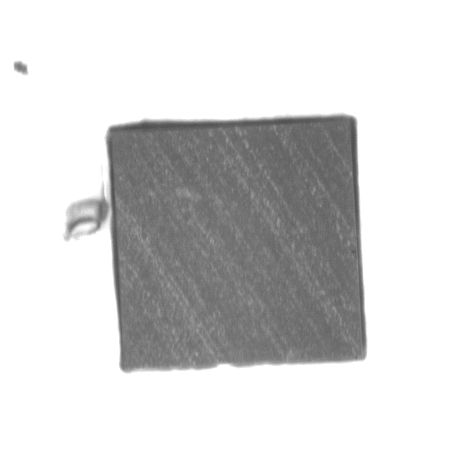
//> input picture R220307 Image Processing Basic/R220307 Image Processing Basic/Images/1.jpg, 450 x 450 px
$ ./R220307_Image_Processing_Basic   (built with g++ and OpenCV 4)
//> lines starting //> are read from the running program, lines starting //| are printed output that depends on the picture; after the words box and inside, x2 and y2 are one past the last pixel; in counts of white or black regions, pixels touching at a corner belong together
// R220307 Image Processing Basic.cpp
// This file contains the 'main' function. Program execution begins and ends there.

#include "opencv2/core.hpp"
#include <opencv2/imgproc.hpp>
#include <opencv2/imgcodecs.hpp>
#include <opencv2/highgui.hpp>
#include <vector>
#include <iostream>

using namespace std;
using namespace cv;


double getAngle(Point pt1, Point pt2, Point pt0)
{
    double dy2 = (double)pt2.y - (double)pt0.y;
    double dx1 = (double)pt1.x - (double)pt0.x;
    double dy1 = (double)pt1.y - (double)pt0.y;
    double dx2 = (double)pt2.x - (double)pt0.x;
    return (dx1 * dx2 + dy1 * dy2) / sqrt((dx1 * dx1 + dy1 * dy1) * (dx2 * dx2 + dy2 * dy2) + 1e-10);
}

bool isVertical(Point a, Point b) {
    if (a.x == b.x)
        return true;

    double lineGradient = (a.y - b.y) / (a.x - b.x);
    if (fabs(lineGradient) > 1)
        return true;
    else
        return false;
}

void getCenterOfSquare(vector<Point> squarePoints, Point &centerOfSquare) {
    Point p1 = squarePoints[0];
    Point p2 = squarePoints[1];
    Point p3 = squarePoints[2];
    Point p4 = squarePoints[3];
    centerOfSquare.x = (p1.x + p2.x + p3.x + p4.x) / 4;
    centerOfSquare.y = (p1.y + p2.y + p3.y + p4.y) / 4;
}

void getAvgWidthHeight(vector<Point> squarePoints, double &lineWidthAvg, double &lineHeightAvg) {
    double totalLineHeight = 0;
    double totalLineWidth = 0;

    for (int i = 0; i < 4; i++) {

        Point p1 = squarePoints[i];
        Point p2 = squarePoints[(i + 1) % 4];

        if (isVertical(p1, p2))
            totalLineHeight += fabs(sqrt(pow(p2.x - p1.x, 2) + pow(p2.y - p1.y, 2)));
        else
            totalLineWidth += fabs(sqrt(pow(p2.x - p1.x, 2) + pow(p2.y - p1.y, 2)));
    }
    lineWidthAvg = totalLineWidth / 2;
    lineHeightAvg = totalLineHeight / 2;
}

int main()
{
    //string path = "Images/1.jpg";
    //string paths[] = {"Images/1.jpg"};

    string paths[] = { "Images/1.jpg", "Images/2.jpg", "Images/3.jpg","Images/4.jpg", "Images/5.jpg" };

    for (string path : paths)
    {
        //const int THRESHOLD = 135;

        Mat img = imread(path);
//> img is the input picture: 450 rows x 450 cols, CV_8UC3; min 77, max 255, mean 212.6

        // Preprocess images
        Mat imgGray, imgThresh;

        cvtColor(img, imgGray, COLOR_BGR2GRAY);
        threshold(imgGray, imgThresh, 0, 255, THRESH_OTSU);
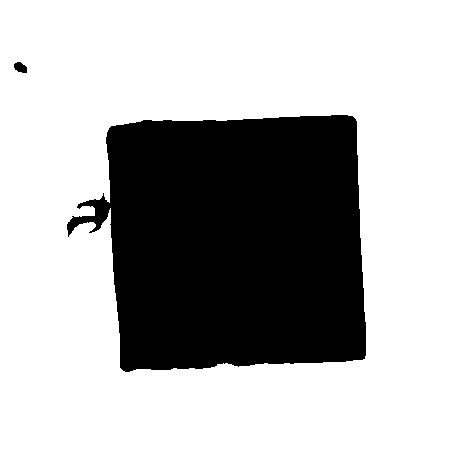
//> imgThresh: 450 rows x 450 cols, CV_8UC1; 69.4% white; 2 black regions

        // [14 lines of commented-out code are left out]
        vector<vector<Point>> contours;
        vector<Vec4i> hierarchy;
        findContours(imgThresh, contours, hierarchy, RETR_LIST, CHAIN_APPROX_SIMPLE);
//> contours = 3 contours; box (x1, y1, x2, y2) and area: (0, 0, 450, 450) 201601, (66, 114, 367, 373) 62417, (13, 61, 28, 74) 122

        vector<Point> approx;
        vector<vector<Point>> squares;
        //cout << contours.size();

        for (size_t i = 0; i < contours.size(); i++)
        {
            // Approximate polygon
            approxPolyDP(contours[i], approx, arcLength(contours[i], true) * 0.05, true);

            // Find Square: 4 vertices & large area
            if (approx.size() == 4 && fabs(contourArea(approx)) > 1000)
            {
                double maxCos = 0;
                for (int j = 2; j < 5; j++)
                {
                    // find the maximum cosine of the getAngle between joint edges
                    double cos = (double)fabs(getAngle(approx[j % 4], approx[j - 2], approx[j - 1]));
                    maxCos = MAX(maxCos, cos);
                }
                // if cosines of all angles are small, then write the Coordinates into squares
                if (maxCos < 0.3)
                    squares.push_back(approx);
            }

        }
//> this loop made 3 passes
//> maxCos on pass 1: 0.00842


        // Remove boundary square, only take inner one square, not the best way but it works
        // It works means it works
        vector<Point> square = squares[0];
//> square = 4 Points (x, y): [352, 115], [365, 358], [123, 371], [108, 128]
        //cout << square << endl;

        // Getting 4 points coordinate & center
        Point centerOfSquare;
        getCenterOfSquare(square, centerOfSquare);
//> in getCenterOfSquare, `Point p1 = squarePoints[0];`: p1 = Point(352, 115)
//> in getCenterOfSquare, `Point p2 = squarePoints[1];`: p2 = Point(365, 358)
//> in getCenterOfSquare, `Point p3 = squarePoints[2];`: p3 = Point(123, 371)
//> in getCenterOfSquare, `Point p4 = squarePoints[3];`: p4 = Point(108, 128)
//> in getCenterOfSquare, `centerOfSquare.x = (p1.x + p2.x + p3.x + p4.x) / 4;`: centerOfSquare = Point(237, 0)
//> in getCenterOfSquare, `centerOfSquare.y = (p1.y + p2.y + p3.y + p4.y) / 4;`: centerOfSquare = Point(237, 243)
//> centerOfSquare = Point(237, 243)

        // Get the width & height
        double lineWidthAvg, lineHeightAvg;
        getAvgWidthHeight(square, lineWidthAvg, lineHeightAvg);
//> the loop in getAvgWidthHeight, `for (int i = 0; i < 4; i++)` made 4 passes
//> (p1, p2, lineGradient in isVertical, totalLineHeight) on passes 1, 3: (Point(352, 115), Point(365, 358), 18, 243.3), (Point(123, 371), Point(108, 128), 16, 486.8)
//> (p1, p2, lineGradient in isVertical, totalLineWidth) on passes 2, 4: (Point(365, 358), Point(123, 371), 0, 242.3), (Point(108, 128), Point(352, 115), 0, 486.7)
//> after the loop in getAvgWidthHeight, `for (int i = 0; i < 4; i++)`: totalLineHeight = 486.8; totalLineWidth = 486.7
//> in getAvgWidthHeight, `lineWidthAvg = totalLineWidth / 2;`: lineWidthAvg = 243.3
//> in getAvgWidthHeight, `lineHeightAvg = totalLineHeight / 2;`: lineHeightAvg = 243.4
//> lineWidthAvg = 243.3; lineHeightAvg = 243.4


        //cout << p1 << p2 << p3 << p4 << endl;

        // Print out the result(s)
        cout << path << endl;
//| Images/1.jpg
        cout << "Average Width: " << lineWidthAvg << endl;
//| Average Width: 243.347
        cout << "Average Height: " << lineHeightAvg << endl;
//| Average Height: 243.405
        cout << "Center: " << centerOfSquare << endl;
//| Center: [237, 243]
        cout << "------------------------------------------" << endl;

        circle(img, centerOfSquare, 2, Scalar(0, 0, 255), 2);
//> img: 450 rows x 450 cols, CV_8UC3; 37 pixels changed, all inside (x1, y1, x2, y2) = (234, 240, 241, 247)
        polylines(img, square, true, Scalar(0, 255, 0), 2, LINE_AA);
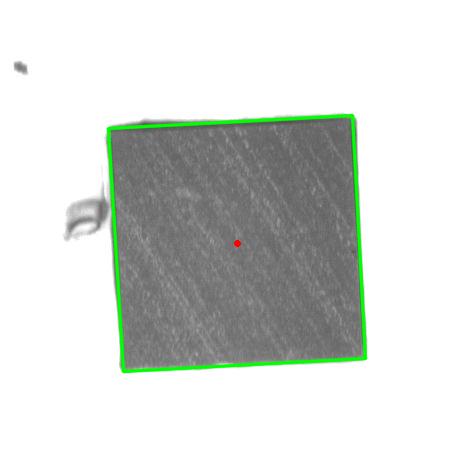
//> img: 450 rows x 450 cols, CV_8UC3; mean B, G, R 210.4, 214.6, 210.5
        imshow(path, img);
        //imshow("Image Thresh", imgThresh);
        //imshow("Image Mor", imgMor);
    }
//> pass 2 of the loop `for (string path : paths)`:
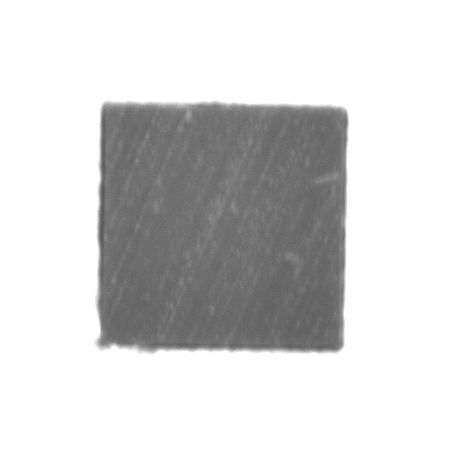
//> input picture R220307 Image Processing Basic/R220307 Image Processing Basic/Images/2.jpg, 450 x 450 px
//> img is the input picture: 450 rows x 450 cols, CV_8UC3; min 86, max 255, mean 212.5
//> path = "Images/2.jpg"
//> `threshold(imgGray, imgThresh, 0, 255, THRESH_OTSU);`:
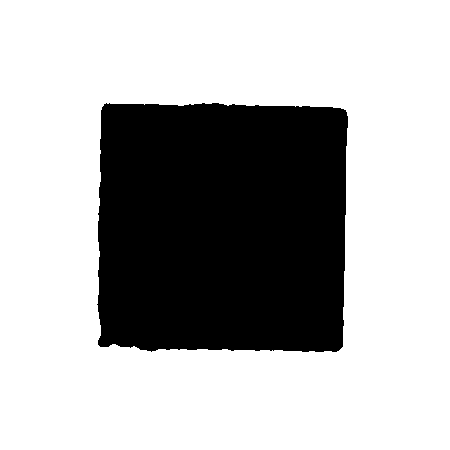
//> imgThresh: 450 rows x 450 cols, CV_8UC1; 70.4% white; 1 black region
//> contours = 2 contours; box (x1, y1, x2, y2) and area: (0, 0, 450, 450) 201601, (96, 102, 349, 353) 60508
//> the loop `for (size_t i = 0; i < contours.size(); i++)` made 2 passes
//> square = 4 Points (x, y): [104, 103], [346, 110], [338, 351], [97, 344]
//> `getCenterOfSquare(square, centerOfSquare);`: centerOfSquare = Point(221, 227)
//> the loop in getAvgWidthHeight (call 2), `for (int i = 0; i < 4; i++)` made 4 passes
//> (p1, p2, lineGradient in isVertical, totalLineWidth) on passes 1, 3: (Point(104, 103), Point(346, 110), 0, 242.1), (Point(338, 351), Point(97, 344), 0, 483.2)
//> `getAvgWidthHeight(square, lineWidthAvg, lineHeightAvg);`: lineWidthAvg = 241.6; lineHeightAvg = 241.1
//| Images/2.jpg
//| Average Width: 241.601
//| Average Height: 241.117
//| Center: [221, 227]
//> `polylines(img, square, true, Scalar(0, 255, 0), 2, LINE_AA);`:
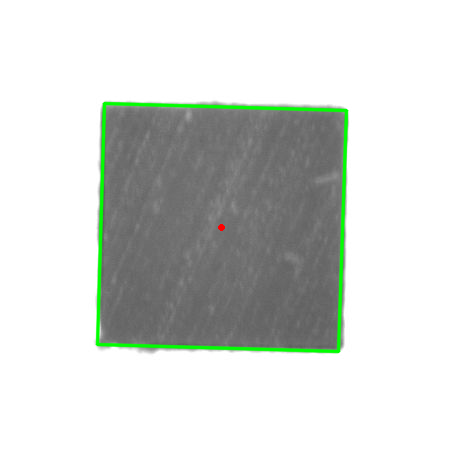
//> img: 450 rows x 450 cols, CV_8UC3; mean B, G, R 210.1, 214.2, 210.2
//> pass 3 of the loop `for (string path : paths)`:
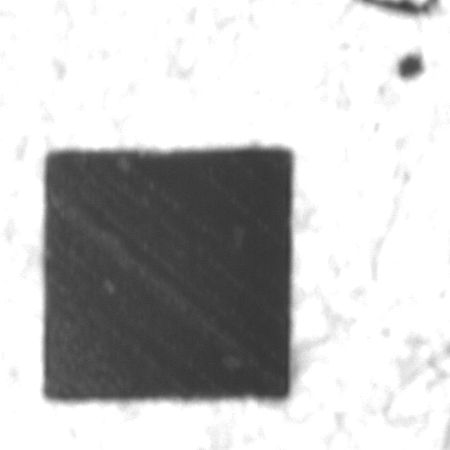
//> input picture R220307 Image Processing Basic/R220307 Image Processing Basic/Images/3.jpg, 450 x 450 px
//> img is the input picture: 450 rows x 450 cols, CV_8UC3; min 52, max 255, mean 194.7
//> path = "Images/3.jpg"
//> `threshold(imgGray, imgThresh, 0, 255, THRESH_OTSU);`:
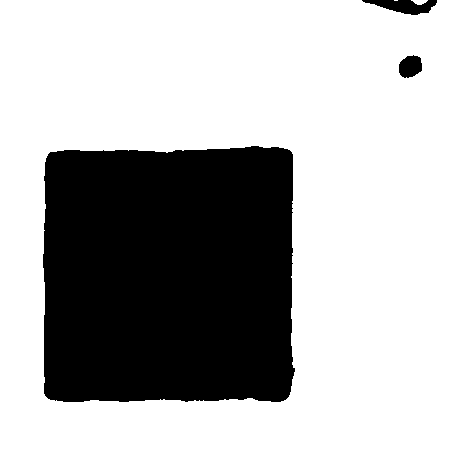
//> imgThresh: 450 rows x 450 cols, CV_8UC1; 68.8% white; 3 black regions
//> contours = 5 contours, 1 with area under 20; largest, box (x1, y1, x2, y2) and area: (0, 0, 450, 450) 200883, (42, 145, 296, 403) 62571, (398, 54, 423, 79) 442, (411, 0, 428, 5) 40
//> the loop `for (size_t i = 0; i < contours.size(); i++)` made 5 passes
//> square = 4 Points (x, y): [289, 149], [289, 396], [48, 399], [47, 154]
//> `getCenterOfSquare(square, centerOfSquare);`: centerOfSquare = Point(168, 274)
//> `getAvgWidthHeight(square, lineWidthAvg, lineHeightAvg);`: lineWidthAvg = 241.5; lineHeightAvg = 246
//| Images/3.jpg
//| Average Width: 241.535
//| Average Height: 246.001
//| Center: [168, 274]
//> `polylines(img, square, true, Scalar(0, 255, 0), 2, LINE_AA);`:
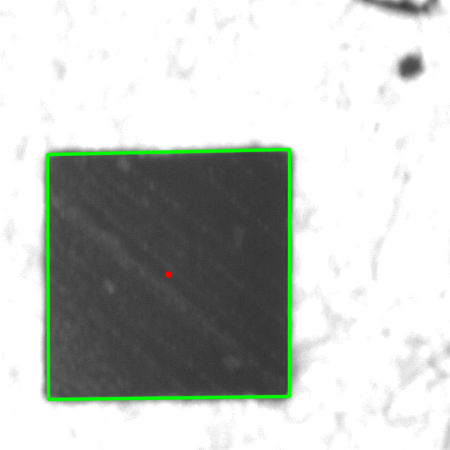
//> img: 450 rows x 450 cols, CV_8UC3; mean B, G, R 192.9, 197.1, 193
//> the loop made 5 passes; the first 3 are shown

    // [4 lines of commented-out code are left out]
    waitKey(0);


}
